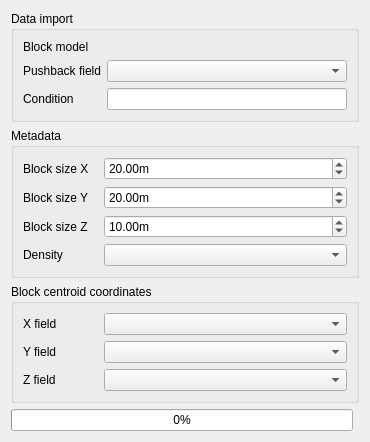
<?xml version="1.0" encoding="UTF-8"?>
<ui version="4.0">
 <class>BlockModelImport</class>
 <widget class="QDialog" name="BlockModelImport">
  <property name="geometry">
   <rect>
    <x>0</x>
    <y>0</y>
    <width>370</width>
    <height>432</height>
   </rect>
  </property>
  <property name="windowTitle">
   <string>Block Model Import</string>
  </property>
  <layout class="QGridLayout" name="gridLayout">
   <item row="7" column="0" colspan="2">
    <widget class="QGroupBox" name="groupBox_2">
     <property name="title">
      <string>Metadata</string>
     </property>
     <layout class="QGridLayout" name="gridLayout_2">
      <item row="0" column="0">
       <widget class="QLabel" name="label_7">
        <property name="minimumSize">
         <size>
          <width>0</width>
          <height>0</height>
         </size>
        </property>
        <property name="maximumSize">
         <size>
          <width>75</width>
          <height>16777215</height>
         </size>
        </property>
        <property name="text">
         <string>Block size X</string>
        </property>
       </widget>
      </item>
      <item row="2" column="1">
       <widget class="Gui::DoubleSpinBox" name="blockSizeZ">
        <property name="suffix">
         <string>m</string>
        </property>
        <property name="value">
         <double>10.000000000000000</double>
        </property>
       </widget>
      </item>
      <item row="0" column="1">
       <widget class="Gui::DoubleSpinBox" name="blockSizeX">
        <property name="suffix">
         <string>m</string>
        </property>
        <property name="singleStep">
         <double>0.000000000000000</double>
        </property>
        <property name="value">
         <double>20.000000000000000</double>
        </property>
       </widget>
      </item>
      <item row="1" column="0">
       <widget class="QLabel" name="width_label">
        <property name="text">
         <string>Block size Y</string>
        </property>
       </widget>
      </item>
      <item row="1" column="1">
       <widget class="Gui::DoubleSpinBox" name="blockSizeY">
        <property name="suffix">
         <string>m</string>
        </property>
        <property name="value">
         <double>20.000000000000000</double>
        </property>
       </widget>
      </item>
      <item row="2" column="0">
       <widget class="QLabel" name="height_label">
        <property name="text">
         <string>Block size Z</string>
        </property>
       </widget>
      </item>
      <item row="3" column="0">
       <widget class="QLabel" name="label_8">
        <property name="text">
         <string>Density</string>
        </property>
       </widget>
      </item>
      <item row="3" column="1">
       <widget class="QComboBox" name="densityComboBox">
        <property name="editable">
         <bool>false</bool>
        </property>
        <property name="currentText">
         <string/>
        </property>
       </widget>
      </item>
     </layout>
    </widget>
   </item>
   <item row="8" column="0" colspan="2">
    <widget class="QGroupBox" name="groupBox">
     <property name="minimumSize">
      <size>
       <width>0</width>
       <height>0</height>
      </size>
     </property>
     <property name="title">
      <string>Block centroid coordinates</string>
     </property>
     <layout class="QFormLayout" name="formLayout">
      <item row="0" column="0">
       <widget class="QLabel" name="label_4">
        <property name="minimumSize">
         <size>
          <width>75</width>
          <height>0</height>
         </size>
        </property>
        <property name="text">
         <string>X field</string>
        </property>
       </widget>
      </item>
      <item row="0" column="1">
       <widget class="QComboBox" name="fieldXComboBox">
        <property name="editable">
         <bool>false</bool>
        </property>
        <property name="currentText">
         <string/>
        </property>
       </widget>
      </item>
      <item row="1" column="0">
       <widget class="QLabel" name="label_5">
        <property name="text">
         <string>Y field</string>
        </property>
       </widget>
      </item>
      <item row="1" column="1">
       <widget class="QComboBox" name="fieldYComboBox">
        <property name="editable">
         <bool>false</bool>
        </property>
        <property name="currentText">
         <string/>
        </property>
       </widget>
      </item>
      <item row="2" column="0">
       <widget class="QLabel" name="label_6">
        <property name="text">
         <string>Z field</string>
        </property>
       </widget>
      </item>
      <item row="2" column="1">
       <widget class="QComboBox" name="fieldZComboBox">
        <property name="editable">
         <bool>false</bool>
        </property>
        <property name="currentText">
         <string/>
        </property>
       </widget>
      </item>
     </layout>
    </widget>
   </item>
   <item row="0" column="0" colspan="2">
    <widget class="QGroupBox" name="groupBox_3">
     <property name="title">
      <string>Data import</string>
     </property>
     <layout class="QGridLayout" name="gridLayout_3">
      <item row="0" column="0">
       <widget class="QLabel" name="label">
        <property name="minimumSize">
         <size>
          <width>75</width>
          <height>0</height>
         </size>
        </property>
        <property name="text">
         <string>Block model</string>
        </property>
       </widget>
      </item>
      <item row="1" column="1">
       <widget class="QComboBox" name="pushbackFieldComboBox">
        <property name="editable">
         <bool>false</bool>
        </property>
        <property name="currentText">
         <string/>
        </property>
       </widget>
      </item>
      <item row="1" column="0">
       <widget class="QLabel" name="label_2">
        <property name="text">
         <string>Pushback field</string>
        </property>
       </widget>
      </item>
      <item row="0" column="1">
       <widget class="Gui::FileChooser" name="fileSelector">
        <property name="filter">
         <string>*.csv</string>
        </property>
       </widget>
      </item>
      <item row="2" column="0">
       <widget class="QLabel" name="label_3">
        <property name="text">
         <string>Condition</string>
        </property>
       </widget>
      </item>
      <item row="2" column="1">
       <widget class="QLineEdit" name="pushbackCondition">
        <property name="inputMask">
         <string/>
        </property>
        <property name="clearButtonEnabled">
         <bool>true</bool>
        </property>
       </widget>
      </item>
     </layout>
    </widget>
   </item>
   <item row="9" column="0">
    <widget class="QProgressBar" name="progressBar">
     <property name="value">
      <number>0</number>
     </property>
    </widget>
   </item>
  </layout>
 </widget>
 <customwidgets>
  <customwidget>
   <class>Gui::FileChooser</class>
   <extends>QWidget</extends>
   <header>Gui/FileDialog.h</header>
  </customwidget>
  <customwidget>
   <class>Gui::DoubleSpinBox</class>
   <extends>QDoubleSpinBox</extends>
   <header>Gui/SpinBox.h</header>
  </customwidget>
 </customwidgets>
 <resources/>
 <connections/>
</ui>
